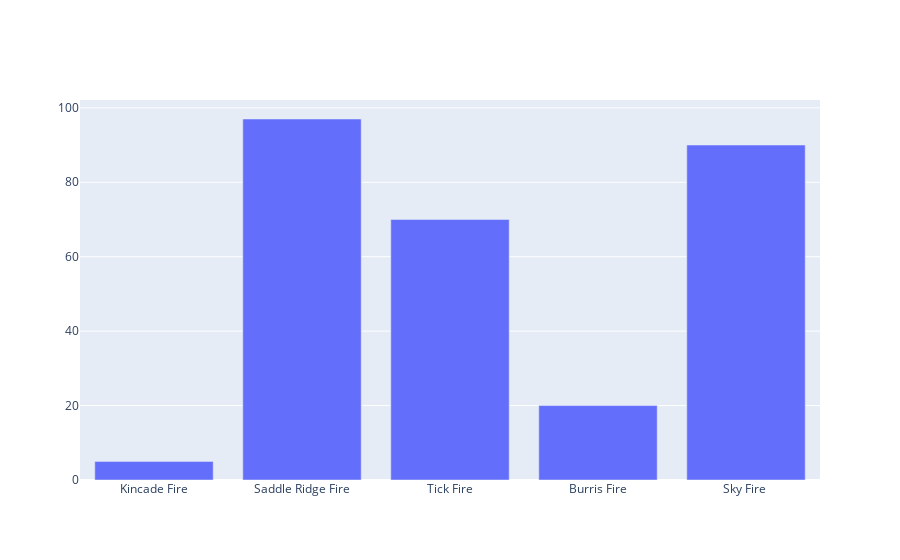

The code cell stored with this chart in its notebook:
### Code cell
fig = go.Figure(data=go.Bar(x=df['name'][:5], y=df['%_numeric'][:5]))
fig.show()

### Figure 1 — Plotly figure (JSON) as saved in the notebook; plotly's stock layout.template omitted (floating-point values rounded to 4 significant figures)
{"data": [{"type": "bar", "x": ["Kincade Fire", "Saddle Ridge Fire", "Tick Fire", "Burris Fire", "Sky Fire "], "y": [" 5", " 97", " 70", " 20", " 90"]}], "layout": {}}
